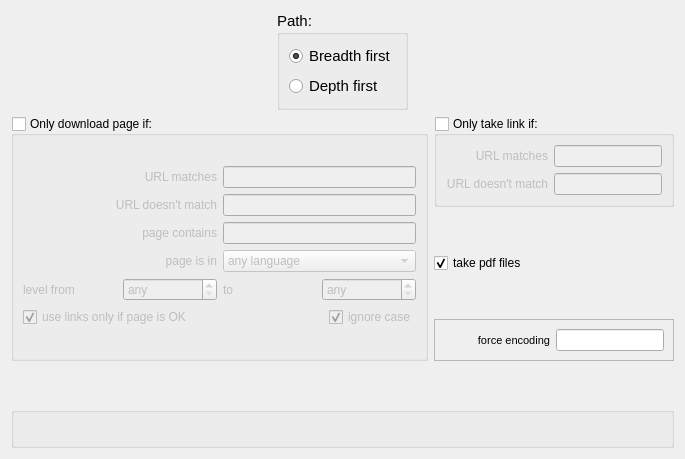
  <widget class="QWizardPage" name="wizardPage3">
   <property name="title">
    <string>&lt;img src=&quot;:/images/images/curve.png&quot; /&gt; &amp;nbsp; 3/5 Which way to go?</string>
   </property>
   <property name="subTitle">
    <string> &amp;nbsp; Constraining the way the crawler walks...</string>
   </property>
   <layout class="QGridLayout" name="gridLayout_35">
    <item row="0" column="0">
     <layout class="QGridLayout" name="gridLayout_24">
      <item row="0" column="1">
       <widget class="QGroupBox" name="pathGroupBox">
        <property name="font">
         <font>
          <pointsize>11</pointsize>
         </font>
        </property>
        <property name="title">
         <string>Path:</string>
        </property>
        <layout class="QGridLayout" name="gridLayout_14">
         <item row="0" column="1">
          <widget class="QRadioButton" name="breadthFirst">
           <property name="toolTip">
            <string>use URLS in the order they were found</string>
           </property>
           <property name="text">
            <string>Breadth first</string>
           </property>
           <property name="checked">
            <bool>true</bool>
           </property>
          </widget>
         </item>
         <item row="1" column="1">
          <widget class="QRadioButton" name="depthFirst">
           <property name="toolTip">
            <string>use last found URL first</string>
           </property>
           <property name="text">
            <string>Depth first</string>
           </property>
          </widget>
         </item>
        </layout>
       </widget>
      </item>
      <item row="0" column="2">
       <spacer name="horizontalSpacer_5">
        <property name="orientation">
         <enum>Qt::Horizontal</enum>
        </property>
        <property name="sizeHint" stdset="0">
         <size>
          <width>40</width>
          <height>20</height>
         </size>
        </property>
       </spacer>
      </item>
      <item row="0" column="0">
       <spacer name="horizontalSpacer_4">
        <property name="orientation">
         <enum>Qt::Horizontal</enum>
        </property>
        <property name="sizeHint" stdset="0">
         <size>
          <width>40</width>
          <height>20</height>
         </size>
        </property>
       </spacer>
      </item>
     </layout>
    </item>
    <item row="1" column="0">
     <layout class="QGridLayout" name="gridLayout_33">
      <item row="0" column="0">
       <widget class="QGroupBox" name="downloadRestriction">
        <property name="enabled">
         <bool>true</bool>
        </property>
        <property name="sizePolicy">
         <sizepolicy hsizetype="Maximum" vsizetype="Preferred">
          <horstretch>0</horstretch>
          <verstretch>0</verstretch>
         </sizepolicy>
        </property>
        <property name="title">
         <string>Only download page if:</string>
        </property>
        <property name="checkable">
         <bool>true</bool>
        </property>
        <property name="checked">
         <bool>false</bool>
        </property>
        <layout class="QGridLayout" name="gridLayout_12">
         <item row="0" column="0">
          <layout class="QGridLayout" name="gridLayout_47">
           <item row="0" column="0">
            <layout class="QGridLayout" name="gridLayout_46">
             <item row="0" column="0">
              <layout class="QGridLayout" name="gridLayout_40">
               <item row="0" column="0">
                <widget class="QLabel" name="textLabel2_3">
                 <property name="enabled">
                  <bool>false</bool>
                 </property>
                 <property name="font">
                  <font/>
                 </property>
                 <property name="text">
                  <string>URL matches</string>
                 </property>
                 <property name="alignment">
                  <set>Qt::AlignRight|Qt::AlignTrailing|Qt::AlignVCenter</set>
                 </property>
                 <property name="wordWrap">
                  <bool>false</bool>
                 </property>
                </widget>
               </item>
               <item row="1" column="0">
                <widget class="QLabel" name="extlabel_4">
                 <property name="enabled">
                  <bool>false</bool>
                 </property>
                 <property name="font">
                  <font/>
                 </property>
                 <property name="text">
                  <string>URL doesn't match</string>
                 </property>
                 <property name="alignment">
                  <set>Qt::AlignRight|Qt::AlignTrailing|Qt::AlignVCenter</set>
                 </property>
                 <property name="wordWrap">
                  <bool>false</bool>
                 </property>
                </widget>
               </item>
               <item row="2" column="0">
                <widget class="QLabel" name="extlabel_7">
                 <property name="enabled">
                  <bool>false</bool>
                 </property>
                 <property name="font">
                  <font/>
                 </property>
                 <property name="text">
                  <string>page contains</string>
                 </property>
                 <property name="alignment">
                  <set>Qt::AlignRight|Qt::AlignTrailing|Qt::AlignVCenter</set>
                 </property>
                 <property name="wordWrap">
                  <bool>false</bool>
                 </property>
                </widget>
               </item>
               <item row="3" column="0">
                <widget class="QLabel" name="extlabel_8">
                 <property name="enabled">
                  <bool>false</bool>
                 </property>
                 <property name="font">
                  <font/>
                 </property>
                 <property name="text">
                  <string>page is in</string>
                 </property>
                 <property name="alignment">
                  <set>Qt::AlignRight|Qt::AlignTrailing|Qt::AlignVCenter</set>
                 </property>
                 <property name="wordWrap">
                  <bool>false</bool>
                 </property>
                </widget>
               </item>
              </layout>
             </item>
             <item row="0" column="1">
              <layout class="QGridLayout" name="gridLayout_37">
               <item row="0" column="0">
                <widget class="QLineEdit" name="downloadURL">
                 <property name="sizePolicy">
                  <sizepolicy hsizetype="Minimum" vsizetype="Fixed">
                   <horstretch>0</horstretch>
                   <verstretch>0</verstretch>
                  </sizepolicy>
                 </property>
                 <property name="font">
                  <font/>
                 </property>
                 <property name="toolTip">
                  <string>type the domain on which to stay (leave blank if free riding)</string>
                 </property>
                </widget>
               </item>
               <item row="1" column="0">
                <widget class="QLineEdit" name="downloadAvoidURL">
                 <property name="sizePolicy">
                  <sizepolicy hsizetype="Minimum" vsizetype="Fixed">
                   <horstretch>0</horstretch>
                   <verstretch>0</verstretch>
                  </sizepolicy>
                 </property>
                 <property name="font">
                  <font/>
                 </property>
                 <property name="toolTip">
                  <string>regular expression of urls to avoid</string>
                 </property>
                </widget>
               </item>
               <item row="2" column="0">
                <widget class="QLineEdit" name="pageRestriction">
                 <property name="sizePolicy">
                  <sizepolicy hsizetype="Minimum" vsizetype="Fixed">
                   <horstretch>0</horstretch>
                   <verstretch>0</verstretch>
                  </sizepolicy>
                 </property>
                 <property name="font">
                  <font/>
                 </property>
                 <property name="toolTip">
                  <string>type the regular expression that has to be found in the text of the page (leave free if no restriction)</string>
                 </property>
                </widget>
               </item>
               <item row="3" column="0">
                <widget class="QComboBox" name="language">
                 <property name="enabled">
                  <bool>false</bool>
                 </property>
                 <property name="font">
                  <font/>
                 </property>
                 <property name="editable">
                  <bool>false</bool>
                 </property>
                 <property name="maxVisibleItems">
                  <number>15</number>
                 </property>
                 <property name="duplicatesEnabled">
                  <bool>false</bool>
                 </property>
                 <item>
                  <property name="text">
                   <string>any language</string>
                  </property>
                 </item>
                </widget>
               </item>
              </layout>
             </item>
            </layout>
           </item>
           <item row="2" column="0">
            <layout class="QGridLayout" name="gridLayout_15">
             <item row="0" column="0">
              <widget class="QCheckBox" name="pageLinkRestrict">
               <property name="sizePolicy">
                <sizepolicy hsizetype="Preferred" vsizetype="Fixed">
                 <horstretch>0</horstretch>
                 <verstretch>0</verstretch>
                </sizepolicy>
               </property>
               <property name="minimumSize">
                <size>
                 <width>300</width>
                 <height>0</height>
                </size>
               </property>
               <property name="text">
                <string>use links only if page is OK</string>
               </property>
               <property name="checked">
                <bool>true</bool>
               </property>
              </widget>
             </item>
             <item row="0" column="1">
              <widget class="QCheckBox" name="pageIgnoreCase">
               <property name="enabled">
                <bool>false</bool>
               </property>
               <property name="text">
                <string>ignore case</string>
               </property>
               <property name="checked">
                <bool>true</bool>
               </property>
              </widget>
             </item>
            </layout>
           </item>
           <item row="1" column="0">
            <layout class="QGridLayout" name="gridLayout_23">
             <item row="0" column="0">
              <widget class="QLabel" name="levelFromLabel">
               <property name="font">
                <font/>
               </property>
               <property name="text">
                <string>level from</string>
               </property>
               <property name="buddy">
                <cstring>levelFrom</cstring>
               </property>
              </widget>
             </item>
             <item row="0" column="2">
              <widget class="QLabel" name="levelToLabel">
               <property name="font">
                <font/>
               </property>
               <property name="text">
                <string>to</string>
               </property>
               <property name="buddy">
                <cstring>levelTo</cstring>
               </property>
              </widget>
             </item>
             <item row="0" column="1">
              <widget class="QSpinBox" name="levelFrom">
               <property name="specialValueText">
                <string>any</string>
               </property>
               <property name="minimum">
                <number>-1</number>
               </property>
               <property name="value">
                <number>-1</number>
               </property>
              </widget>
             </item>
             <item row="0" column="3">
              <widget class="QSpinBox" name="levelTo">
               <property name="specialValueText">
                <string>any</string>
               </property>
               <property name="minimum">
                <number>-1</number>
               </property>
               <property name="value">
                <number>-1</number>
               </property>
              </widget>
             </item>
            </layout>
           </item>
          </layout>
         </item>
        </layout>
       </widget>
      </item>
      <item row="0" column="1">
       <layout class="QGridLayout" name="gridLayout_25">
        <item row="4" column="0">
         <layout class="QGridLayout" name="gridLayout_8">
          <item row="0" column="0">
           <widget class="QFrame" name="defaultEncodingFrame">
            <property name="frameShape">
             <enum>QFrame::StyledPanel</enum>
            </property>
            <property name="frameShadow">
             <enum>QFrame::Raised</enum>
            </property>
            <layout class="QGridLayout" name="gridLayout_5">
             <item row="0" column="1">
              <widget class="QLineEdit" name="defaultEncoding">
               <property name="sizePolicy">
                <sizepolicy hsizetype="Minimum" vsizetype="Fixed">
                 <horstretch>0</horstretch>
                 <verstretch>0</verstretch>
                </sizepolicy>
               </property>
               <property name="font">
                <font>
                 <pointsize>8</pointsize>
                 <weight>50</weight>
                 <bold>false</bold>
                </font>
               </property>
               <property name="toolTip">
                <string/>
               </property>
               <property name="text">
                <string/>
               </property>
              </widget>
             </item>
             <item row="0" column="0">
              <widget class="QLabel" name="defaultEncodingLabel">
               <property name="font">
                <font>
                 <pointsize>8</pointsize>
                 <weight>50</weight>
                 <bold>false</bold>
                </font>
               </property>
               <property name="text">
                <string>force encoding</string>
               </property>
               <property name="alignment">
                <set>Qt::AlignRight|Qt::AlignTrailing|Qt::AlignVCenter</set>
               </property>
               <property name="wordWrap">
                <bool>false</bool>
               </property>
               <property name="buddy">
                <cstring>defaultEncoding</cstring>
               </property>
              </widget>
             </item>
            </layout>
           </widget>
          </item>
         </layout>
        </item>
        <item row="0" column="0">
         <widget class="QGroupBox" name="linkRestriction">
          <property name="title">
           <string>Only take link if:</string>
          </property>
          <property name="checkable">
           <bool>true</bool>
          </property>
          <property name="checked">
           <bool>false</bool>
          </property>
          <layout class="QGridLayout" name="gridLayout_11">
           <item row="0" column="0" colspan="2">
            <layout class="QGridLayout" name="gridLayout_31">
             <item row="0" column="0">
              <layout class="QHBoxLayout" name="_6">
               <item>
                <layout class="QVBoxLayout" name="_7">
                 <item>
                  <widget class="QLabel" name="textLabel2">
                   <property name="font">
                    <font/>
                   </property>
                   <property name="text">
                    <string>URL matches</string>
                   </property>
                   <property name="alignment">
                    <set>Qt::AlignRight|Qt::AlignTrailing|Qt::AlignVCenter</set>
                   </property>
                   <property name="wordWrap">
                    <bool>false</bool>
                   </property>
                  </widget>
                 </item>
                 <item>
                  <widget class="QLabel" name="extlabel_2">
                   <property name="font">
                    <font/>
                   </property>
                   <property name="text">
                    <string>URL doesn't match</string>
                   </property>
                   <property name="alignment">
                    <set>Qt::AlignRight|Qt::AlignTrailing|Qt::AlignVCenter</set>
                   </property>
                   <property name="wordWrap">
                    <bool>false</bool>
                   </property>
                  </widget>
                 </item>
                </layout>
               </item>
               <item>
                <layout class="QVBoxLayout" name="_8">
                 <item>
                  <widget class="QLineEdit" name="linkDomain">
                   <property name="sizePolicy">
                    <sizepolicy hsizetype="Minimum" vsizetype="Fixed">
                     <horstretch>0</horstretch>
                     <verstretch>0</verstretch>
                    </sizepolicy>
                   </property>
                   <property name="font">
                    <font/>
                   </property>
                   <property name="toolTip">
                    <string>type the domain on which to stay (regular expression, leave blank if no restriction)</string>
                   </property>
                  </widget>
                 </item>
                 <item>
                  <widget class="QLineEdit" name="linkAvoidURL">
                   <property name="sizePolicy">
                    <sizepolicy hsizetype="Minimum" vsizetype="Fixed">
                     <horstretch>0</horstretch>
                     <verstretch>0</verstretch>
                    </sizepolicy>
                   </property>
                   <property name="font">
                    <font/>
                   </property>
                   <property name="toolTip">
                    <string>regular expression of urls to avoid</string>
                   </property>
                  </widget>
                 </item>
                </layout>
               </item>
              </layout>
             </item>
            </layout>
           </item>
          </layout>
         </widget>
        </item>
        <item row="2" column="0">
         <widget class="QCheckBox" name="takePdf">
          <property name="enabled">
           <bool>true</bool>
          </property>
          <property name="text">
           <string>take pdf files</string>
          </property>
          <property name="checked">
           <bool>true</bool>
          </property>
         </widget>
        </item>
        <item row="1" column="0">
         <spacer name="verticalSpacer_11">
          <property name="orientation">
           <enum>Qt::Vertical</enum>
          </property>
          <property name="sizeHint" stdset="0">
           <size>
            <width>20</width>
            <height>40</height>
           </size>
          </property>
         </spacer>
        </item>
        <item row="3" column="0">
         <spacer name="verticalSpacer_4">
          <property name="orientation">
           <enum>Qt::Vertical</enum>
          </property>
          <property name="sizeHint" stdset="0">
           <size>
            <width>20</width>
            <height>40</height>
           </size>
          </property>
         </spacer>
        </item>
       </layout>
      </item>
     </layout>
    </item>
    <item row="2" column="0">
     <spacer name="verticalSpacer_10">
      <property name="orientation">
       <enum>Qt::Vertical</enum>
      </property>
      <property name="sizeHint" stdset="0">
       <size>
        <width>20</width>
        <height>40</height>
       </size>
      </property>
     </spacer>
    </item>
    <item row="3" column="0">
     <widget class="QGroupBox" name="problemBox">
      <property name="title">
       <string/>
      </property>
      <layout class="QGridLayout" name="gridLayout_34">
       <item row="0" column="0">
        <layout class="QGridLayout" name="gridLayout_30">
         <item row="2" column="1">
          <widget class="QLabel" name="infoBar">
           <property name="sizePolicy">
            <sizepolicy hsizetype="Expanding" vsizetype="Preferred">
             <horstretch>0</horstretch>
             <verstretch>0</verstretch>
            </sizepolicy>
           </property>
           <property name="text">
            <string/>
           </property>
           <property name="scaledContents">
            <bool>false</bool>
           </property>
          </widget>
         </item>
         <item row="2" column="0">
          <widget class="QLabel" name="label_6">
           <property name="maximumSize">
            <size>
             <width>24</width>
             <height>16777215</height>
            </size>
           </property>
           <property name="text">
            <string/>
           </property>
           <property name="pixmap">
            <pixmap>:/images/images/alert24.png</pixmap>
           </property>
          </widget>
         </item>
        </layout>
       </item>
      </layout>
     </widget>
    </item>
   </layout>
  </widget>
